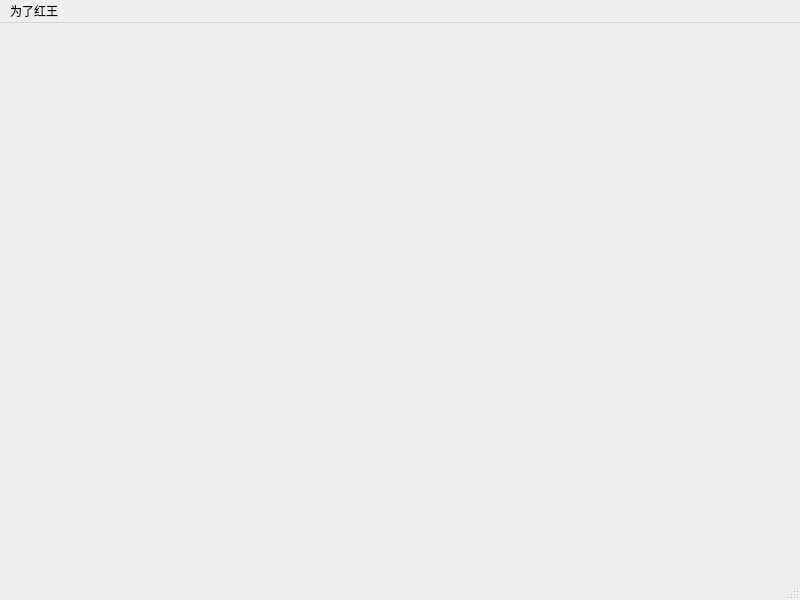
<?xml version="1.0" encoding="UTF-8"?>
<ui version="4.0">
 <class>MainWindow</class>
 <widget class="QMainWindow" name="MainWindow">
  <property name="geometry">
   <rect>
    <x>0</x>
    <y>0</y>
    <width>800</width>
    <height>600</height>
   </rect>
  </property>
  <property name="windowTitle">
   <string>MainWindow</string>
  </property>
  <widget class="QWidget" name="centralwidget"/>
  <widget class="QMenuBar" name="menubar">
   <property name="geometry">
    <rect>
     <x>0</x>
     <y>0</y>
     <width>800</width>
     <height>17</height>
    </rect>
   </property>
   <widget class="QMenu" name="menu">
    <property name="title">
     <string>为了红王</string>
    </property>
   </widget>
   <addaction name="menu"/>
  </widget>
  <widget class="QStatusBar" name="statusbar"/>
 </widget>
 <resources/>
 <connections/>
</ui>
